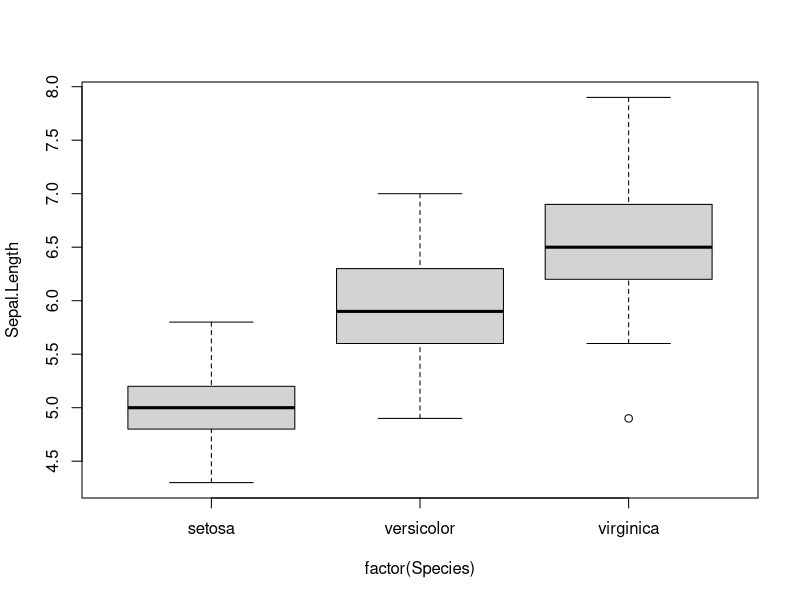

Generate this figure with R:
## ---- chunk 1
knitr::opts_chunk$set(echo = TRUE)
## ---- chunk 2
summary(iris)
## ---- chunk 3
iris
## ---- chunk 4
iris$Species
## ---- chunk 5
plot(Sepal.Length~factor(Species), data=iris)
